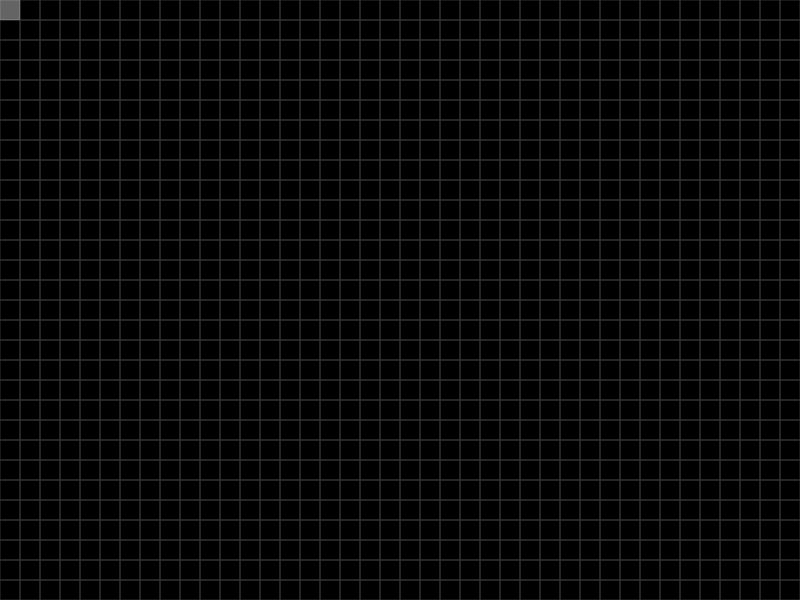
Frame 1 (no input)
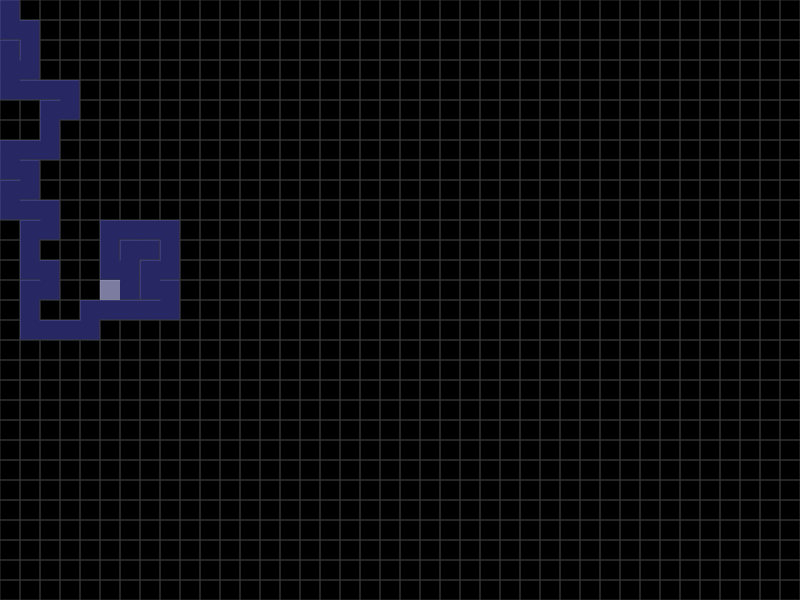
Frame 60 (no input)
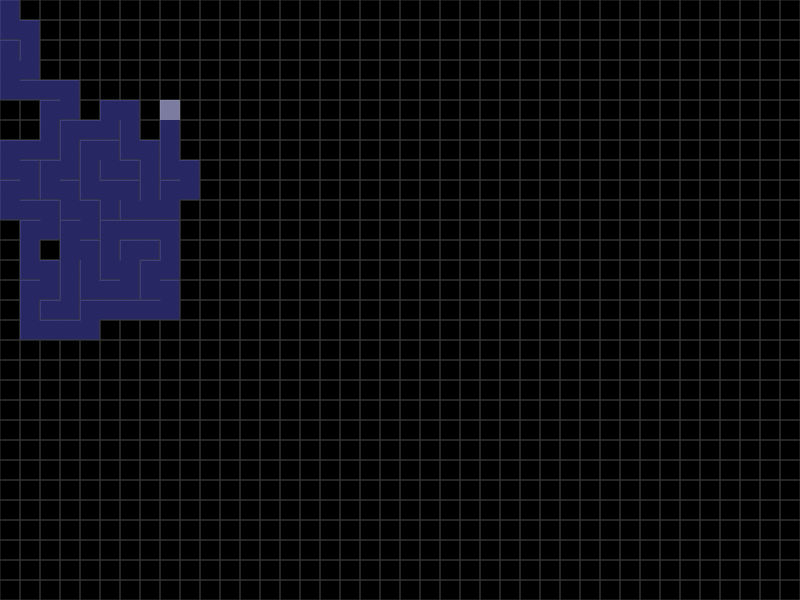
Frame 120 (the mouse pressed at the canvas centre since frame 60)

The p5.js sketch that drew these frames (run headless with seeded random() and noise() and a simulated clock; from frame 60 on, the mouse is pressed at the canvas centre):

// p5.js sketch
// ── sketch.js
var cols, rows;
var w = 20;
var grid = [];
var current;
var stack = [];

function setup() {
  createCanvas(screen.width, screen.height);
  cols = floor(width / w);
  rows = floor(height / w);

  for (var j = 0; j < rows; j++) {
    for (var i = 0; i < cols; i++) {
      var cell = new Cell(i, j);
      grid.push(cell);
    }
  }
  current = grid[0];
}

function draw() {
  background(0);
  for (var cell of grid) {
    cell.show();
  }

  current.visited = true;
  current.highlight();

  var next = current.checkNeighbors();
  if (next) {
    next.visited = true;
    stack.push(current);
    removeWalls(current, next);
    current = next;
  } else if (stack.length > 0) {
    current = stack.pop();
  }
}

function index(i, j) {
  if (i < 0 || j < 0 || i > cols - 1 || j > rows - 1) {
    return -1;
  }
  return i + j * cols;
}

function removeWalls(a, b) {
  var x = a.i - b.i;
  if (x === 1) {
    a.walls[3] = false;
    b.walls[1] = false;
  } else if (x === -1) {
    a.walls[1] = false;
    b.walls[3] = false;
  }
  var y = a.j - b.j;
  if (y === 1) {
    a.walls[0] = false;
    b.walls[2] = false;
  } else if (y === -1) {
    a.walls[2] = false;
    b.walls[0] = false;
  }
}

// ── cell.js
function Cell(i, j) {
  this.i = i;
  this.j = j;
  this.walls = [true, true, true, true];
  this.visited = false;

  this.checkNeighbors = function () {
    var n = [];
    var top = grid[index(i, j - 1)];
    var right = grid[index(i + 1, j)];
    var bottom = grid[index(i, j + 1)];
    var left = grid[index(i - 1, j)];

    if (top && !top.visited) {
      n.push(top);
    }
    if (right && !right.visited) {
      n.push(right);
    }
    if (bottom && !bottom.visited) {
      n.push(bottom);
    }
    if (left && !left.visited) {
      n.push(left);
    }
    if (n.length > 0) {
      var r = floor(random(0, n.length));
      return n[r];
    } else {
      return undefined;
    }
  };

  this.highlight = function () {
    var x = this.i * w;
    var y = this.j * w;
    noStroke();
    fill(255, 255, 255, 100);
    rect(x, y, w, w);
  };

  this.show = function () {
    var x = this.i * w;
    var y = this.j * w;
    stroke(50);
    if (this.walls[0]) {
      line(x, y, x + w, y);
    }
    if (this.walls[1]) {
      line(x + w, y, x + w, y + w);
    }
    if (this.walls[2]) {
      line(x + w, y + w, x, y + w);
    }
    if (this.walls[3]) {
      line(x, y + w, x, y);
    }

    if (this.visited) {
      noStroke();
      fill(100, 100, 255, 100);
      rect(x, y, w, w);
    }
  };
}
